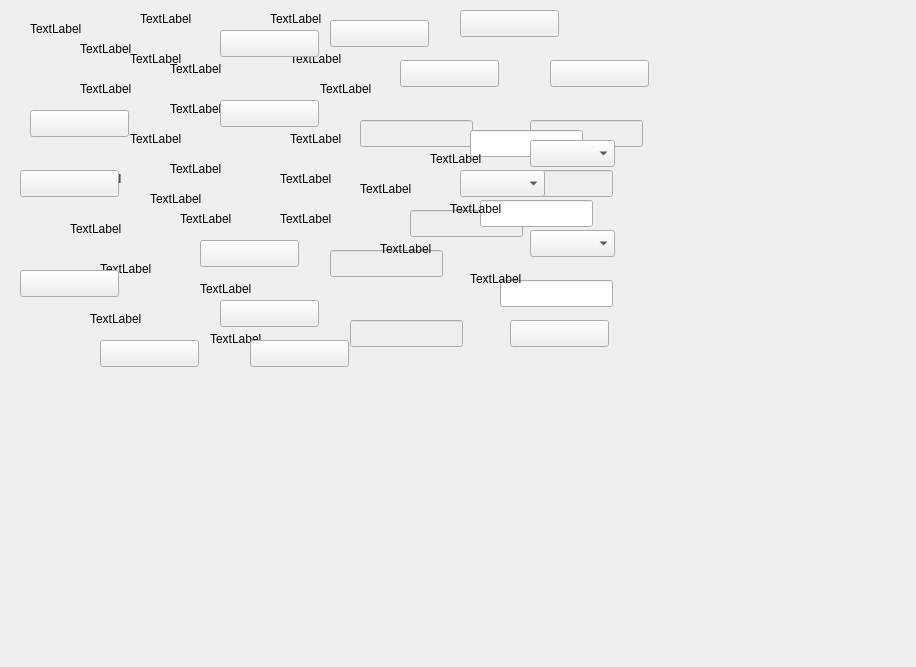
<?xml version="1.0" encoding="UTF-8"?>
<ui version="4.0">
 <class>QManualTestForm</class>
 <widget class="QWidget" name="QManualTestForm">
  <property name="geometry">
   <rect>
    <x>0</x>
    <y>0</y>
    <width>916</width>
    <height>667</height>
   </rect>
  </property>
  <property name="windowTitle">
   <string>Form</string>
  </property>
  <widget class="QLineEdit" name="le_manualtest_pengsuan">
   <property name="enabled">
    <bool>false</bool>
   </property>
   <property name="geometry">
    <rect>
     <x>360</x>
     <y>120</y>
     <width>113</width>
     <height>27</height>
    </rect>
   </property>
   <property name="readOnly">
    <bool>true</bool>
   </property>
  </widget>
  <widget class="QLineEdit" name="le_manualtest_jian">
   <property name="enabled">
    <bool>false</bool>
   </property>
   <property name="geometry">
    <rect>
     <x>410</x>
     <y>210</y>
     <width>113</width>
     <height>27</height>
    </rect>
   </property>
   <property name="readOnly">
    <bool>true</bool>
   </property>
  </widget>
  <widget class="QLineEdit" name="le_manualtest_xishishui">
   <property name="enabled">
    <bool>false</bool>
   </property>
   <property name="geometry">
    <rect>
     <x>530</x>
     <y>120</y>
     <width>113</width>
     <height>27</height>
    </rect>
   </property>
   <property name="readOnly">
    <bool>true</bool>
   </property>
  </widget>
  <widget class="QLineEdit" name="le_manualtest_diding">
   <property name="enabled">
    <bool>false</bool>
   </property>
   <property name="geometry">
    <rect>
     <x>500</x>
     <y>170</y>
     <width>113</width>
     <height>27</height>
    </rect>
   </property>
   <property name="readOnly">
    <bool>true</bool>
   </property>
  </widget>
  <widget class="QLineEdit" name="le_manualtest_zhengliu">
   <property name="enabled">
    <bool>false</bool>
   </property>
   <property name="geometry">
    <rect>
     <x>330</x>
     <y>250</y>
     <width>113</width>
     <height>27</height>
    </rect>
   </property>
   <property name="readOnly">
    <bool>true</bool>
   </property>
  </widget>
  <widget class="QLineEdit" name="le_manualtest_mingcheng">
   <property name="geometry">
    <rect>
     <x>470</x>
     <y>130</y>
     <width>113</width>
     <height>27</height>
    </rect>
   </property>
  </widget>
  <widget class="QLineEdit" name="le_manualtest_xishu">
   <property name="geometry">
    <rect>
     <x>480</x>
     <y>200</y>
     <width>113</width>
     <height>27</height>
    </rect>
   </property>
  </widget>
  <widget class="QLineEdit" name="le_manualtest_liuliang">
   <property name="geometry">
    <rect>
     <x>500</x>
     <y>280</y>
     <width>113</width>
     <height>27</height>
    </rect>
   </property>
  </widget>
  <widget class="QComboBox" name="cb_mangual_zhengliu">
   <property name="geometry">
    <rect>
     <x>460</x>
     <y>170</y>
     <width>85</width>
     <height>27</height>
    </rect>
   </property>
  </widget>
  <widget class="QComboBox" name="cb_mangual_diding">
   <property name="geometry">
    <rect>
     <x>530</x>
     <y>230</y>
     <width>85</width>
     <height>27</height>
    </rect>
   </property>
  </widget>
  <widget class="QComboBox" name="cb_mangual_jiajian">
   <property name="geometry">
    <rect>
     <x>530</x>
     <y>140</y>
     <width>85</width>
     <height>27</height>
    </rect>
   </property>
   <property name="editable">
    <bool>false</bool>
   </property>
  </widget>
  <widget class="QPushButton" name="pb_manualtest_clean">
   <property name="geometry">
    <rect>
     <x>460</x>
     <y>10</y>
     <width>99</width>
     <height>27</height>
    </rect>
   </property>
   <property name="text">
    <string/>
   </property>
  </widget>
  <widget class="QPushButton" name="pb_manualtest_save">
   <property name="geometry">
    <rect>
     <x>400</x>
     <y>60</y>
     <width>99</width>
     <height>27</height>
    </rect>
   </property>
   <property name="text">
    <string/>
   </property>
  </widget>
  <widget class="QLabel" name="lb_manualtest_pengsuan">
   <property name="geometry">
    <rect>
     <x>290</x>
     <y>50</y>
     <width>67</width>
     <height>17</height>
    </rect>
   </property>
   <property name="text">
    <string>TextLabel</string>
   </property>
  </widget>
  <widget class="QLabel" name="lb_manualtest_xishishui">
   <property name="geometry">
    <rect>
     <x>320</x>
     <y>80</y>
     <width>67</width>
     <height>17</height>
    </rect>
   </property>
   <property name="text">
    <string>TextLabel</string>
   </property>
  </widget>
  <widget class="QLabel" name="lb_manualtest_jian">
   <property name="geometry">
    <rect>
     <x>290</x>
     <y>130</y>
     <width>67</width>
     <height>17</height>
    </rect>
   </property>
   <property name="text">
    <string>TextLabel</string>
   </property>
  </widget>
  <widget class="QLabel" name="lb_manualtest_zhengliu">
   <property name="geometry">
    <rect>
     <x>280</x>
     <y>170</y>
     <width>67</width>
     <height>17</height>
    </rect>
   </property>
   <property name="text">
    <string>TextLabel</string>
   </property>
  </widget>
  <widget class="QLabel" name="lb_manualtest_diding">
   <property name="geometry">
    <rect>
     <x>280</x>
     <y>210</y>
     <width>67</width>
     <height>17</height>
    </rect>
   </property>
   <property name="text">
    <string>TextLabel</string>
   </property>
  </widget>
  <widget class="QLabel" name="lb_manualtest_ml2">
   <property name="geometry">
    <rect>
     <x>380</x>
     <y>240</y>
     <width>67</width>
     <height>17</height>
    </rect>
   </property>
   <property name="text">
    <string>TextLabel</string>
   </property>
  </widget>
  <widget class="QLabel" name="lb_manualtest_ml3">
   <property name="geometry">
    <rect>
     <x>470</x>
     <y>270</y>
     <width>67</width>
     <height>17</height>
    </rect>
   </property>
   <property name="text">
    <string>TextLabel</string>
   </property>
  </widget>
  <widget class="QLabel" name="lb_manualtest_ml">
   <property name="geometry">
    <rect>
     <x>430</x>
     <y>150</y>
     <width>67</width>
     <height>17</height>
    </rect>
   </property>
   <property name="text">
    <string>TextLabel</string>
   </property>
  </widget>
  <widget class="QLabel" name="lb_manualtest_ml1">
   <property name="geometry">
    <rect>
     <x>450</x>
     <y>200</y>
     <width>67</width>
     <height>17</height>
    </rect>
   </property>
   <property name="text">
    <string>TextLabel</string>
   </property>
  </widget>
  <widget class="QLabel" name="lb_manualtest_fangfamingcheng">
   <property name="geometry">
    <rect>
     <x>80</x>
     <y>40</y>
     <width>67</width>
     <height>17</height>
    </rect>
   </property>
   <property name="text">
    <string>TextLabel</string>
   </property>
  </widget>
  <widget class="QLabel" name="lb_manualtest_danbaixishu">
   <property name="geometry">
    <rect>
     <x>80</x>
     <y>80</y>
     <width>67</width>
     <height>17</height>
    </rect>
   </property>
   <property name="text">
    <string>TextLabel</string>
   </property>
  </widget>
  <widget class="QLabel" name="lb_manualtest_didingfangshi">
   <property name="geometry">
    <rect>
     <x>70</x>
     <y>170</y>
     <width>67</width>
     <height>17</height>
    </rect>
   </property>
   <property name="text">
    <string>TextLabel</string>
   </property>
  </widget>
  <widget class="QLabel" name="lb_manualtest_jiajianfangshi">
   <property name="geometry">
    <rect>
     <x>70</x>
     <y>220</y>
     <width>67</width>
     <height>17</height>
    </rect>
   </property>
   <property name="text">
    <string>TextLabel</string>
   </property>
  </widget>
  <widget class="QLabel" name="lb_manualtest_liuliang">
   <property name="geometry">
    <rect>
     <x>100</x>
     <y>260</y>
     <width>67</width>
     <height>17</height>
    </rect>
   </property>
   <property name="text">
    <string>TextLabel</string>
   </property>
  </widget>
  <widget class="QLabel" name="lb_manualtest_xiaohuaguan">
   <property name="geometry">
    <rect>
     <x>90</x>
     <y>310</y>
     <width>67</width>
     <height>17</height>
    </rect>
   </property>
   <property name="text">
    <string>TextLabel</string>
   </property>
  </widget>
  <widget class="QLabel" name="lb_manualtest_jieshoubei">
   <property name="geometry">
    <rect>
     <x>200</x>
     <y>280</y>
     <width>67</width>
     <height>17</height>
    </rect>
   </property>
   <property name="text">
    <string>TextLabel</string>
   </property>
  </widget>
  <widget class="QLabel" name="lb_manualtest_baifen">
   <property name="geometry">
    <rect>
     <x>210</x>
     <y>330</y>
     <width>67</width>
     <height>17</height>
    </rect>
   </property>
   <property name="text">
    <string>TextLabel</string>
   </property>
  </widget>
  <widget class="QLabel" name="lb_manualtest_checkpengsuan">
   <property name="geometry">
    <rect>
     <x>170</x>
     <y>100</y>
     <width>67</width>
     <height>17</height>
    </rect>
   </property>
   <property name="text">
    <string>TextLabel</string>
   </property>
  </widget>
  <widget class="QLabel" name="lb_manualtest_checkjian">
   <property name="geometry">
    <rect>
     <x>170</x>
     <y>160</y>
     <width>67</width>
     <height>17</height>
    </rect>
   </property>
   <property name="text">
    <string>TextLabel</string>
   </property>
  </widget>
  <widget class="QLabel" name="lb_manualtest_checkxishishui">
   <property name="geometry">
    <rect>
     <x>180</x>
     <y>210</y>
     <width>67</width>
     <height>17</height>
    </rect>
   </property>
   <property name="text">
    <string>TextLabel</string>
   </property>
  </widget>
  <widget class="QLabel" name="lb_manualtest_checkdiding">
   <property name="geometry">
    <rect>
     <x>170</x>
     <y>60</y>
     <width>67</width>
     <height>17</height>
    </rect>
   </property>
   <property name="text">
    <string>TextLabel</string>
   </property>
  </widget>
  <widget class="QLabel" name="lb_manualtest_checkzhengliu">
   <property name="geometry">
    <rect>
     <x>130</x>
     <y>130</y>
     <width>67</width>
     <height>17</height>
    </rect>
   </property>
   <property name="text">
    <string>TextLabel</string>
   </property>
  </widget>
  <widget class="QLineEdit" name="le_enternumeber">
   <property name="enabled">
    <bool>false</bool>
   </property>
   <property name="geometry">
    <rect>
     <x>350</x>
     <y>320</y>
     <width>113</width>
     <height>27</height>
    </rect>
   </property>
   <property name="readOnly">
    <bool>true</bool>
   </property>
  </widget>
  <widget class="QPushButton" name="pb_manualtest_1">
   <property name="geometry">
    <rect>
     <x>200</x>
     <y>240</y>
     <width>99</width>
     <height>27</height>
    </rect>
   </property>
   <property name="text">
    <string/>
   </property>
  </widget>
  <widget class="QPushButton" name="pb_manualtest_2">
   <property name="geometry">
    <rect>
     <x>220</x>
     <y>30</y>
     <width>99</width>
     <height>27</height>
    </rect>
   </property>
   <property name="text">
    <string/>
   </property>
  </widget>
  <widget class="QPushButton" name="pb_manualtest_3">
   <property name="geometry">
    <rect>
     <x>30</x>
     <y>110</y>
     <width>99</width>
     <height>27</height>
    </rect>
   </property>
   <property name="text">
    <string/>
   </property>
  </widget>
  <widget class="QPushButton" name="pb_manualtest_4">
   <property name="geometry">
    <rect>
     <x>20</x>
     <y>170</y>
     <width>99</width>
     <height>27</height>
    </rect>
   </property>
   <property name="text">
    <string/>
   </property>
  </widget>
  <widget class="QPushButton" name="pb_manualtest_5">
   <property name="geometry">
    <rect>
     <x>550</x>
     <y>60</y>
     <width>99</width>
     <height>27</height>
    </rect>
   </property>
   <property name="text">
    <string/>
   </property>
  </widget>
  <widget class="QPushButton" name="pb_manualtest_6">
   <property name="geometry">
    <rect>
     <x>20</x>
     <y>270</y>
     <width>99</width>
     <height>27</height>
    </rect>
   </property>
   <property name="text">
    <string/>
   </property>
  </widget>
  <widget class="QPushButton" name="pb_manualtest_7">
   <property name="geometry">
    <rect>
     <x>510</x>
     <y>320</y>
     <width>99</width>
     <height>27</height>
    </rect>
   </property>
   <property name="text">
    <string/>
   </property>
  </widget>
  <widget class="QPushButton" name="pb_manualtest_8">
   <property name="geometry">
    <rect>
     <x>100</x>
     <y>340</y>
     <width>99</width>
     <height>27</height>
    </rect>
   </property>
   <property name="text">
    <string/>
   </property>
  </widget>
  <widget class="QPushButton" name="pb_manualtest_9">
   <property name="geometry">
    <rect>
     <x>220</x>
     <y>300</y>
     <width>99</width>
     <height>27</height>
    </rect>
   </property>
   <property name="text">
    <string/>
   </property>
  </widget>
  <widget class="QPushButton" name="pb_manualtest_0">
   <property name="geometry">
    <rect>
     <x>250</x>
     <y>340</y>
     <width>99</width>
     <height>27</height>
    </rect>
   </property>
   <property name="text">
    <string/>
   </property>
  </widget>
  <widget class="QPushButton" name="pb_manualtest_ok">
   <property name="geometry">
    <rect>
     <x>330</x>
     <y>20</y>
     <width>99</width>
     <height>27</height>
    </rect>
   </property>
   <property name="text">
    <string/>
   </property>
  </widget>
  <widget class="QPushButton" name="pb_manualtest_c">
   <property name="geometry">
    <rect>
     <x>220</x>
     <y>100</y>
     <width>99</width>
     <height>27</height>
    </rect>
   </property>
   <property name="text">
    <string/>
   </property>
  </widget>
  <widget class="QLabel" name="label_wendu1">
   <property name="geometry">
    <rect>
     <x>150</x>
     <y>190</y>
     <width>67</width>
     <height>17</height>
    </rect>
   </property>
   <property name="text">
    <string>TextLabel</string>
   </property>
  </widget>
  <widget class="QLabel" name="label_wendu2">
   <property name="geometry">
    <rect>
     <x>360</x>
     <y>180</y>
     <width>67</width>
     <height>17</height>
    </rect>
   </property>
   <property name="text">
    <string>TextLabel</string>
   </property>
  </widget>
  <widget class="QLabel" name="label">
   <property name="geometry">
    <rect>
     <x>140</x>
     <y>10</y>
     <width>67</width>
     <height>17</height>
    </rect>
   </property>
   <property name="text">
    <string>TextLabel</string>
   </property>
  </widget>
  <widget class="QLabel" name="label_2">
   <property name="geometry">
    <rect>
     <x>30</x>
     <y>20</y>
     <width>67</width>
     <height>17</height>
    </rect>
   </property>
   <property name="text">
    <string>TextLabel</string>
   </property>
  </widget>
  <widget class="QLabel" name="label_3">
   <property name="geometry">
    <rect>
     <x>130</x>
     <y>50</y>
     <width>67</width>
     <height>17</height>
    </rect>
   </property>
   <property name="text">
    <string>TextLabel</string>
   </property>
  </widget>
  <widget class="QLabel" name="label_4">
   <property name="geometry">
    <rect>
     <x>270</x>
     <y>10</y>
     <width>67</width>
     <height>17</height>
    </rect>
   </property>
   <property name="text">
    <string>TextLabel</string>
   </property>
  </widget>
 </widget>
 <resources/>
 <connections/>
</ui>
